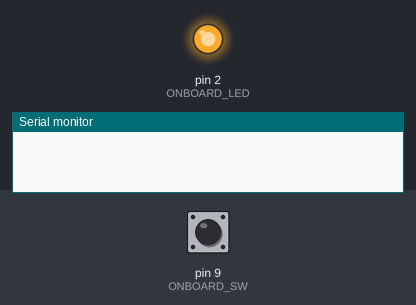
This sketch was run on a simulated Arduino Uno, built with avr-gcc and run on an emulated ATmega328P. Parts: output pins drawn as LEDs (lit = HIGH), the last lines printed to the serial monitor. The inputs (shaded band) are chosen by the test bench; at power-on: pin 9 (ONBOARD_SW) HIGH.

Above: at 1.2 s.
1.3 s: pin 9 (ONBOARD_SW) pulled LOW for 0.15 s
At 3.8 s:
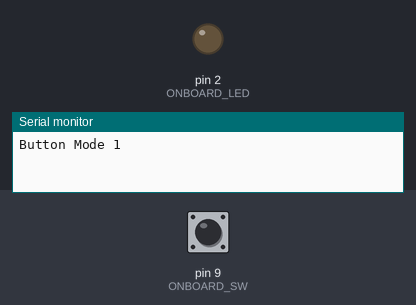
Timing chart, 0 to 10.4 s (numbered marks = the images above; inputs shaded):
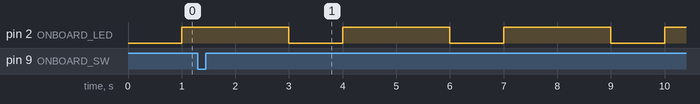

Measured:
- after the input at 1.3 s, pin 2 (ONBOARD_LED): alternates HIGH for 2.0 s and LOW for 1.0 s, starting after 1.7 s

The sketch:

multimode.ino
```cpp
#define ONBOARD_LED 2    // LED IO2
#define ONBOARD_SW  9    // Switch IO9

int current_LED = LOW;

byte current_mode = 0;
long lastLED_Activity = 0;
byte current_ButtonState = HIGH;
byte previous_ButtonState = HIGH;

void setup() {
   Serial.begin(115200); //set up serial library baud rate to 115200
   pinMode(ONBOARD_LED, OUTPUT);
   pinMode(ONBOARD_SW, INPUT);

   digitalWrite(ONBOARD_LED, current_LED);    // turn the LED off by making the voltage LOW
}

void loop() {

    current_ButtonState = digitalRead(ONBOARD_SW);

    // Transition from High to Low, Button press instance
    if ((current_ButtonState == LOW) && (previous_ButtonState == HIGH)){
        current_mode = (current_mode >= 3)? 0 : current_mode + 1;
        Serial.print("Button Mode ");
        Serial.println(current_mode);
    }
    previous_ButtonState = current_ButtonState;
   switch (current_mode) {
    case 0:
    digitalWrite(ONBOARD_LED, ((millis() / 1000) % 2 == 0)? LOW: HIGH);
    break;

    case 1:
    digitalWrite(ONBOARD_LED, ((millis() / 1000) % 3 == 0)? LOW: HIGH);// every 1/3 of a second
    break;

    case 2:
    digitalWrite(ONBOARD_LED, ((millis() / 1000) % 5 == 0)? LOW: HIGH);// every 1/5 of a second
    break;

    case 3:
    digitalWrite(ONBOARD_LED, ((millis() / 1000) % 7 == 0)? LOW: HIGH);// every 1/7 of a second
    break;

    default:
    digitalWrite(ONBOARD_LED, ((millis() / 1000) % 2 == 0)? LOW: HIGH);
    break;
}


}
```
